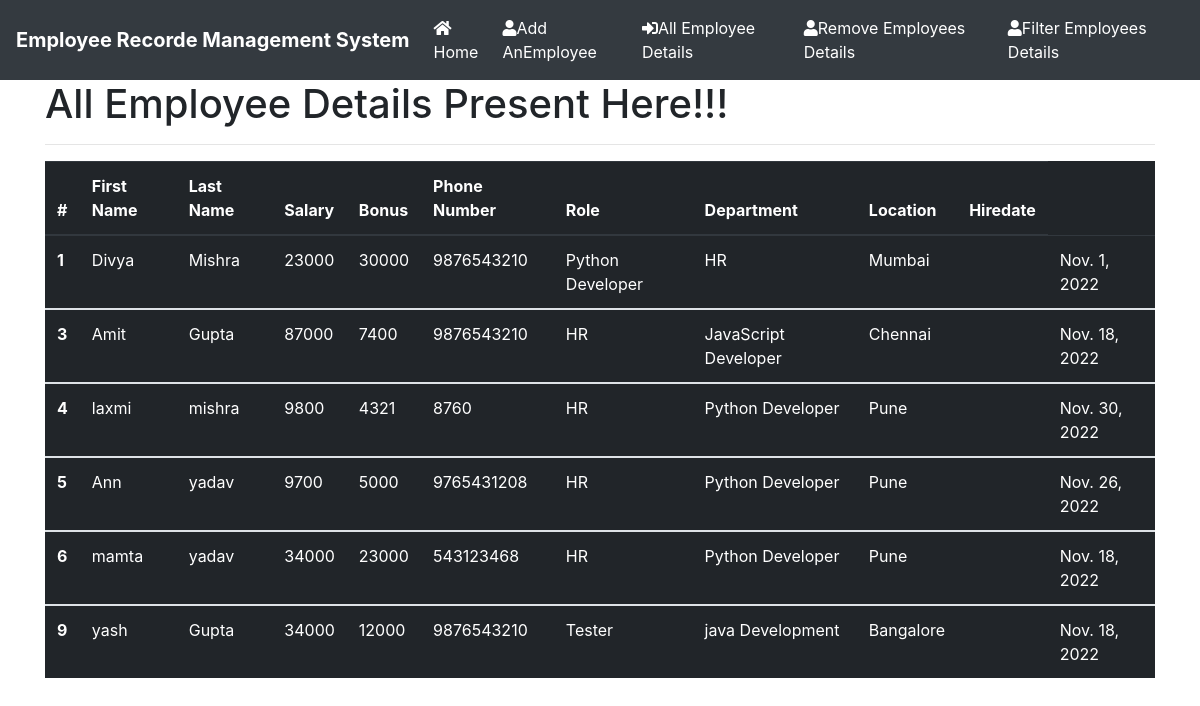
Page /all_emp/ on the committed database.
### employee/models.py (models this page shows, shortened)
class Employee(models.Model):
    first_name = models.CharField(max_length=100, null=False)
    last_name = models.CharField(max_length=100, null=False)
    dept = models.ForeignKey(Department, on_delete=models.CASCADE)
    salary = models.IntegerField(default=0)
    bonus = models.IntegerField(default=0)
    role = models.ForeignKey(Role, on_delete=models.CASCADE)
    phone = models.IntegerField(default=0)
    hire_date = models.DateField()
    def __str__(self):
        return "%s %s %s" %(self.first_name, self.last_name, self.phone)

class Role(models.Model):
    name = models.CharField(max_length=100, null=False)

class Department(models.Model):
    name = models.CharField(max_length=50, null=False)
    location = models.CharField(max_length=70)

### employee/views.py (the view)
# urls.py: path('all_emp/', views.all_emp),
def all_emp(request):
    emps = Employee.objects.all()
    context = {
        'emps' : emps
    }
    print(context)
    return render(request,'all_emp.html', context)

### templates/all_emp.html
{% extends 'header.html'%}
{% block content%}
<div class="container">
    <h1>All Employee Details Present Here!!!</h1>
    <hr>
    <table class="table table-dark">
        <thead>
        <tr>
            <th scope="col">#</th>
            <th scope="col">First Name</th>
            <th scope="col">Last Name</th>
            <th scope="col">Salary</th>
            <th scope="col">Bonus</th>
            <th scope="col">Phone Number</th>
            <th scope="col">Role</th>
            <th scope="col">Department</th>
            <th scope="col">Location</th>
            <th scope="col">Hiredate</th>
        </tr>
        </thead>
        {% for emp in emps %}
        <tbody>
        <tr>
            <th scope="row">{{emp.id}}</th>
            <td>{{emp.first_name}}</td>
            <td>{{emp.last_name}}</td>
            <td>{{emp.salary}}</td>
            <td>{{emp.bonus}}</td>
            <td>{{emp.phone}}</td>
            <td>{{emp.role.name}}</td>
            <td>{{emp.dept.name}}</td>
            <td>{{emp.dept.location}}</td>
            <td>{{emp.location}}</td>
            <td>{{emp.hire_date}}</td>
        </tr>
        </tbody>
        {% endfor %}
    </table>
</div>
{% endblock%}

### templates/header.html (shortened to what this page needs)
<!DOCTYPE html>
{%load static%}
<html lang="en">
<head>
  <link rel="stylesheet" href="{%static 'css/style.css'%}">
  <link rel="stylesheet" href="https://use.fontawesome.com/releases/v5.7.0/css/all.css">
  <link rel="stylesheet" href="https://cdn.jsdelivr.net/npm/bootstrap@4.0.0/dist/css/bootstrap.min.css">
</head>
<body>
<nav class="navbar navbar-expand-md bg-dark navbar-dark">
  <a class="navbar-brand" href="#">Employee Recorde Management System</a>
  <div class="collapse navbar-collapse" id="collapsibleNavbar">
    <ul class="navbar-nav">
      <li class="nav-item">
        <a class="nav-link" href="/"><i class="fa fa-home"></i>Home</a>
      </li>
      <li class="nav-item">
        <a class="nav-link" href="/add_emp"><i class="fa fa-user"></i>Add AnEmployee</a>
      </li>
      <li class="nav-item">
        <a class="nav-link" href="/all_emp"><i class="fa fa-sign-in-alt"></i>All Employee Details</a>
      </li>
      <li class="nav-item">
        <a class="nav-link" href="/remove_emp"><i class="fa fa-user"></i>Remove Employees Details</a>
      </li>
      <li class="nav-item">
        <a class="nav-link" href="/filter_emp"><i class="fa fa-user"></i>Filter Employees Details</a>
      </li>
    </ul>
  </div>
</nav>
{% block content%}
{% endblock%}
</body>
</html>

### static/css/style.css (style rules this page uses)
.nav-link { color: white !important; }
.navbar-brand { font-weight: bold; }

### rows in the picture
Employee: id "1", first_name "Divya", last_name "Mishra", salary "23000", bonus "30000", phone "9876543210", role.name "Python Developer", dept.name "HR", dept.location "Mumbai", hire_date "Nov. 1, 2022"
Employee: id "3", first_name "Amit", last_name "Gupta", salary "87000", bonus "7400", phone "9876543210", role.name "HR", dept.name "JavaScript Developer", dept.location "Chennai", hire_date "Nov. 18, 2022"
Employee: id "4", first_name "laxmi", last_name "mishra", salary "9800", bonus "4321", phone "8760", role.name "HR", dept.name "Python Developer", dept.location "Pune", hire_date "Nov. 30, 2022"
Employee: id "5", first_name "Ann", last_name "yadav", salary "9700", bonus "5000", phone "9765431208", role.name "HR", dept.name "Python Developer", dept.location "Pune", hire_date "Nov. 26, 2022"
Employee: id "6", first_name "mamta", last_name "yadav", salary "34000", bonus "23000", phone "543123468", role.name "HR", dept.name "Python Developer", dept.location "Pune", hire_date "Nov. 18, 2022"
Employee: id "9", first_name "yash", last_name "Gupta", salary "34000", bonus "12000", phone "9876543210", role.name "Tester", dept.name "java Development", dept.location "Bangalore", hire_date "Nov. 18, 2022"
